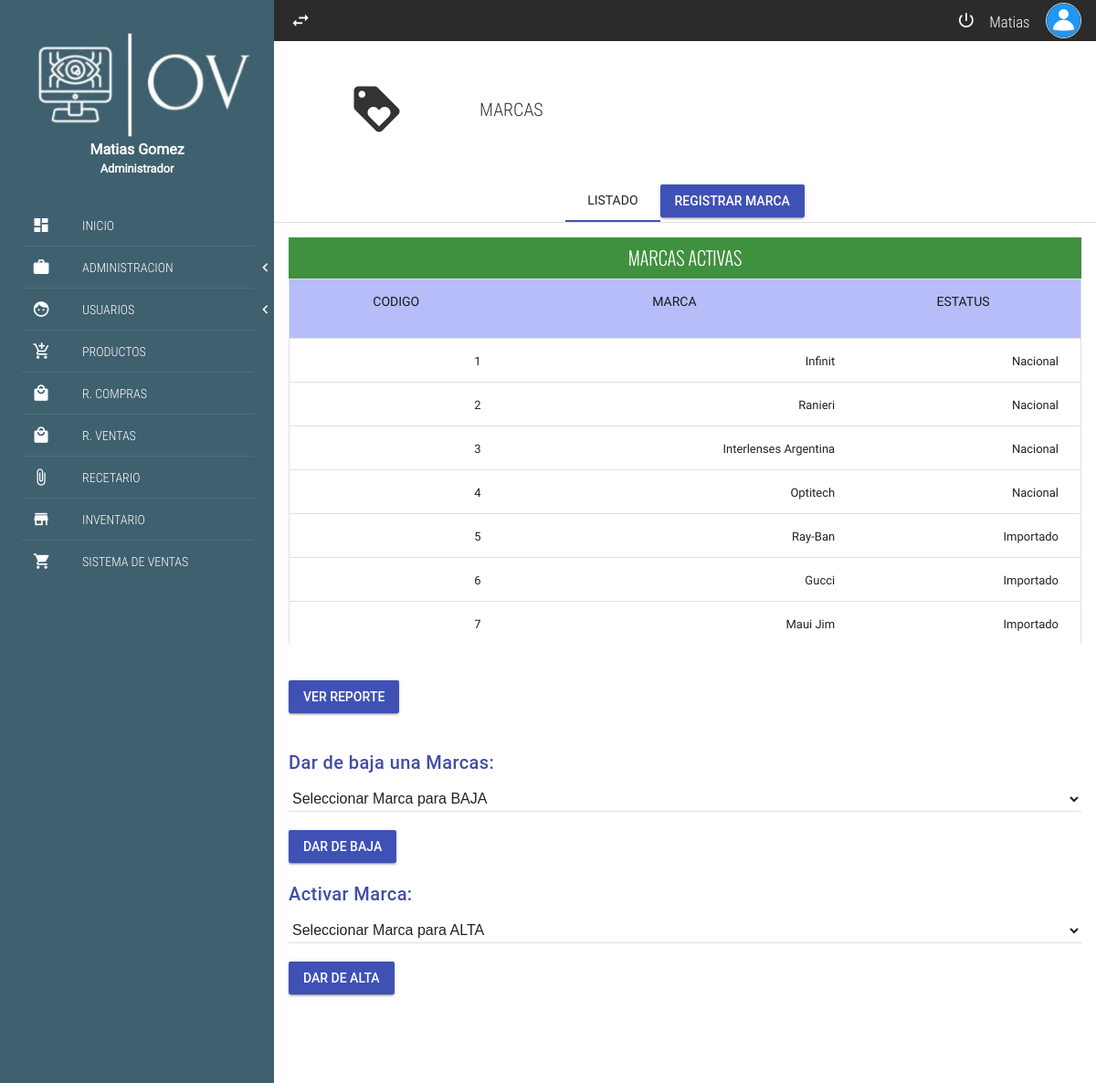
Screenshot of /SFI-V2-master/marcas.php (signed in) with the database file from the repository.
### tables this page shows
CREATE TABLE `marca` (
  `ID_MARCA` int(11) NOT NULL,
  `ID_ESTATUS` int(11) NOT NULL,
  `MARCA` varchar(50) NOT NULL,
  `Disponibilidad` int(11) NOT NULL
);

CREATE TABLE `estatus` (
  `ID_ESTATUS` int(11) NOT NULL,
  `ESTATUS` varchar(20) NOT NULL
);

### SFI-V2-master/funciones/selectMarca.php (called while the page is built)
<?php
function ListarMarca($vConexion) {
    $Listado=array();
    $SQL = "SELECT m.Id_Marca, m.Marca, e.estatus, m.Disponibilidad FROM Marca m, Estatus e WHERE e.id_estatus=m.id_estatus";
     $rs = mysqli_query($vConexion, $SQL);
     $i=0;
    while ($data = mysqli_fetch_array($rs)) {
            $Listado[$i]['IDMARCA'] = $data['Id_Marca'];
            $Listado[$i]['MARCADESC'] = $data['Marca'];
            $Listado[$i]['ESTATUS'] = $data['estatus'];
            $Listado[$i]['DISPO'] = $data['Disponibilidad'];
            $i++;
    }
    return $Listado;
}
?>

### SFI-V2-master/marcas.php (the view, shortened to what this page needs)
<?php
$MiConexion=ConexionBD();
require_once 'funciones/selectMarca.php';
$ListadoM = ListarMarca($MiConexion);
$CantidadM = count($ListadoM);
 ?>
<!DOCTYPE html>
<html lang="es">
<head>
	<link rel="stylesheet" href="css/normalize.css">
	<link rel="stylesheet" href="css/sweetalert2.css">
	<link rel="stylesheet" href="css/material.min.css">
	<link rel="stylesheet" href="css/material-design-iconic-font.min.css">
	<link rel="stylesheet" href="css/jquery.mCustomScrollbar.css">
	<link rel="stylesheet" href="css/main.css">
</head>
<body>
<?php require_once 'inc/barralateral.inc.php';  ?>
	<section class="full-width pageContent">
		<?php require_once 'inc/barranav.inc.php'; ?>
		<section class="full-width header-well">
			<div class="full-width header-well-icon">
				<i class="zmdi zmdi-label-heart"></i>
			</div>
			<div class="full-width header-well-text">
				<p class="text-condensedLight">
					MARCAS
				</p>
			</div>
		</section>
		<div class="mdl-tabs mdl-js-tabs mdl-js-ripple-effect">
			<div class="mdl-tabs__tab-bar">
				<a href="#tabListPayment" class="mdl-tabs__tab is-active">LISTADO</a>
				<?php if (!in_array($_SESSION['Usuario_id_jer'], array(2,4,5,6))) { ?>
				<div class="panel-tittle text-center"><a href="registrarMarca.php" class="mdl-button mdl-js-button mdl-button--raised mdl-button--colored">REGISTRAR MARCA</a></div><?php } ?>
			</div>
			<div class="mdl-tabs__panel is-active" id="tabListPayment">
				<div class="mdl-grid">
					<div class="mdl-cell mdl-cell--4-col-phone mdl-cell--8-col-tablet mdl-cell--12-col-desktop">
							<div class="full-width panel-tittle bg-success text-center tittles">
								MARCAS ACTIVAS
							</div>
							<div class="table-responsive-scroll">
					<table id="miTabla" class="mdl-data-table mdl-js-data-table mdl-shadow--2dp full-width table-responsive">
						<thead>
							<tr class="color">
								<td onclick="sortTable(0, this)"><p class="text-center">CODIGO</p></td>
								<td onclick="sortTable(1, this)"><p class="text-center">MARCA</p></td>
								<td onclick="sortTable(2, this)"><p class="text-center">ESTATUS</p></td>
							</tr>
						</thead>
							<tbody>
							<?php
							for ($i = 0; $i < $CantidadM; $i++) { ?>
						<?php	if ($ListadoM[$i]['DISPO'] != 0) {  ?>
								<tr>
									<td ><?php echo $ListadoM[$i]['IDMARCA'];?></td>
									<td ><?php echo $ListadoM[$i]['MARCADESC']; ?></td>
									<td ><?php echo $ListadoM[$i]['ESTATUS']; ?></td>
									</tr>
								<?php } ?>
								<?php } ?>
									</tbody>
				</table></div>
<br>
<br>
<button onclick="window.open('Reportes/reporteMarcas.php', '_blank')" class="mdl-button mdl-js-button mdl-button--raised mdl-button--colored">Ver reporte</button>
<br>
<br>
<?php if (!in_array($_SESSION['Usuario_id_jer'], array(2,4,5,6))) { ?>
				<div>
					<form action="" method="POST"> <input type="hidden" name="accion" value="dar_baja">
						<a><h5>Dar de baja una Marcas:</h5></a>
<select class="mdl-textfield__input" aria-label="Selector" id="selector" name="IDMARCA">
	<option>Seleccionar Marca para BAJA</option>
            </select>
            <br>
            <button type="submit" class="mdl-button mdl-js-button mdl-button--raised mdl-button--colored" name="BtnBaja"> Dar de baja</button>
					</form>
						</div>
<div>
<form action="" method="POST"> <input type="hidden" name="accion" value="dar_alta">
						<a><h5>Activar Marca:</h5></a>
<select class="mdl-textfield__input" aria-label="Selector" id="selector" name="IDMARCA">
	<option>Seleccionar Marca para ALTA</option>
            </select>
            <br>
            <button type="submit" class="mdl-button mdl-js-button mdl-button--raised mdl-button--colored" name="BtnAlta"> Dar de alta</button>
				</form>
				</div>
<?php } ?>
					</div>
				</div>
			</div>
		</div>
	</section>
</body>
</html>

### SFI-V2-master/css/main.css (style rules this page uses)
:root { --color-text: #3F51B5; --primary-color: #2B2B2C; --acent-color: #DB763B; }
html, body { width: 100%; height: 100%; margin: 0; padding: 0; font-size: 16px; font-family: "RobotoRegular"; position: relative; background-color: blueviolet; }
.text-condensedLight { font-family: "RobotoCondensedLight"; }
.text-center { text-align: center; }
.tittles { font-family: "OswaldLight"; }
.table-responsive { overflow: auto; }
.table-responsive { width: 100%; overflow-x: scroll; position: relative; }
.panel-tittle { height: 45px; display: block; line-height: 45px; color: #fff; font-size: 20px; }
.header-well, .header-well-icon, .header-well-text { min-height: 150px; height: auto; }
.header-well { position: relative; }
.header-well-icon, .header-well-text { position: absolute; top: 0; color: #333; }
.header-well-icon { left: 0; width: 25%; }
.header-well-icon i, .header-well-text p { position: absolute; top: 50%; display: block; width: 100%; transform: translateY(-50%); }
.header-well-icon i { text-align: center; font-size: 60px; }
.header-well-text { right: 0; width: 75%; }
.header-well-text p { font-size: 20px; margin: 0; padding: 0; }
.bg-success { background-color: #3f903f !important; }
.pageContent { padding-left: 300px; width: 100%; height: 100%; overflow: hidden; z-index: 77; background-color: #fff; transition: all .3s ease-in-out; }

### SFI-V2-master/marcas.php (style rules this page uses)
.table-responsive-scroll { max-height: 400px; overflow-y: auto; }
.color { background-color: #b6bdf8; }

### rows the page displays
marca: ID_MARCA "1", MARCA "Infinit", ID_ESTATUS.ESTATUS "Nacional"
marca: ID_MARCA "2", MARCA "Ranieri", ID_ESTATUS.ESTATUS "Nacional"
marca: ID_MARCA "3", MARCA "Interlenses Argentina", ID_ESTATUS.ESTATUS "Nacional"
marca: ID_MARCA "4", MARCA "Optitech", ID_ESTATUS.ESTATUS "Nacional"
marca: ID_MARCA "5", MARCA "Ray-Ban", ID_ESTATUS.ESTATUS "Importado"
marca: ID_MARCA "6", MARCA "Gucci", ID_ESTATUS.ESTATUS "Importado"
marca: ID_MARCA "7", MARCA "Maui Jim", ID_ESTATUS.ESTATUS "Importado"

### other values shown
$_SESSION['Usuario_Nombre'] "Matias"
$_SESSION['Usuario_Apellido'] "Gomez"
$_SESSION['Usuario_Jerarquia'] "Administrador"
